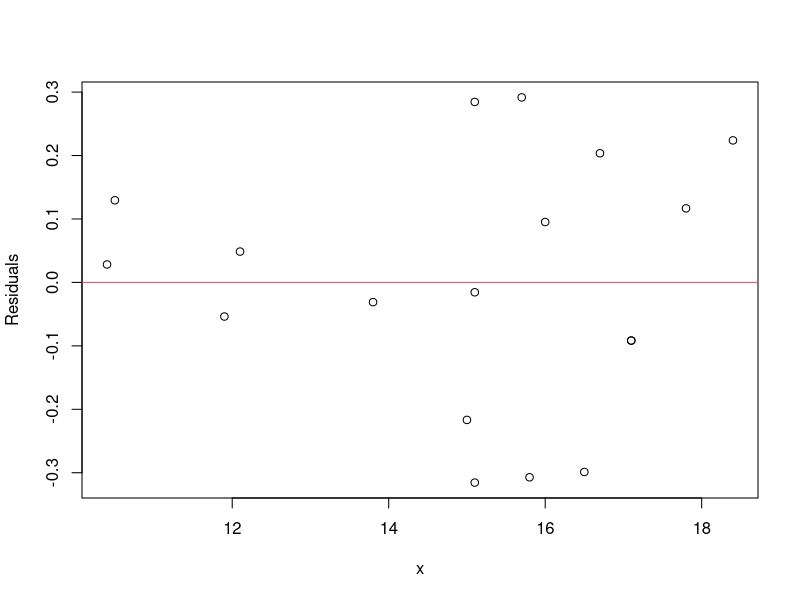
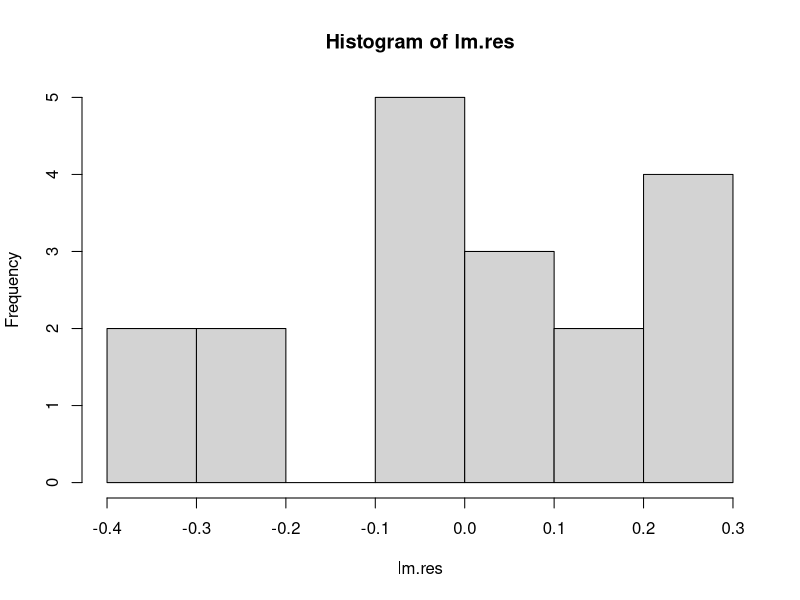

Write the R code that produced these figures, in order.
## ---- chunk 1
x <- c(17.1, 15.8, 15.1, 12.1, 18.4, 17.1, 16.7, 16.5, 15.1, 15.1, 10.5, 13.8, 15.7, 11.9, 10.4, 15.0, 16.0, 17.8)
y <- c(16.7, 15.2, 14.8, 11.9, 18.3, 16.7, 16.6, 15.9, 15.1, 14.5, 10.4, 13.5, 15.7, 11.6, 10.2, 14.5, 15.8, 17.6)

(lm <- lm(y ~ x))

xbar <- mean(x)
ybar <- mean(y)
## ---- chunk 2
beta0.hat <- -0.1040
beta1.hat <- 0.9881
x.new <- 15.0
(y.hat <- beta0.hat + beta1.hat * x.new)
## ---- chunk 3
lm.mod <- lm(y ~ x)
lm.res <- resid(lm.mod)
print(lm.res)
plot(x, lm.res, xlab = "x", ylab = "Residuals")
abline(0,0, col = 2)
hist(lm.res)
## ---- chunk 4
summary(lm.mod)
